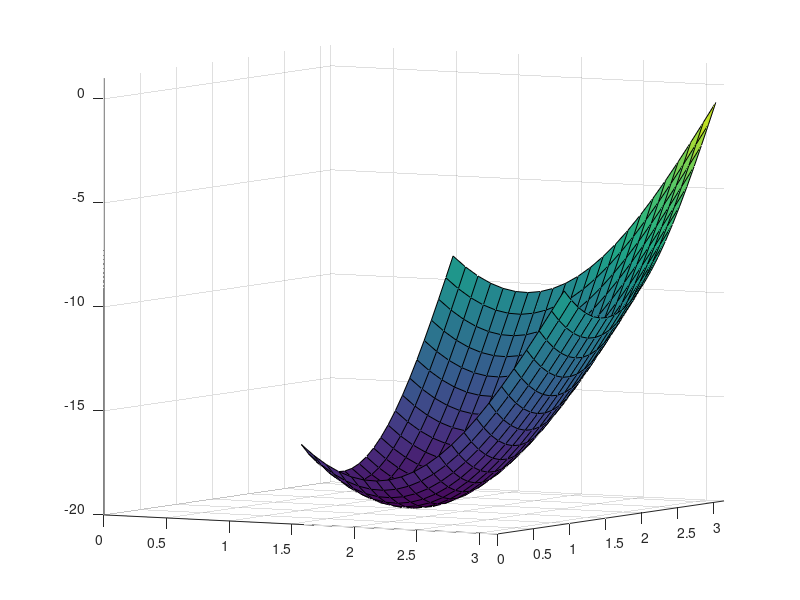

Recreate this plot in MATLAB.
function surf_anim
t = 1:0.1:pi;
[X,Y] = meshgrid(t);% create a grid from the t vector and stores x and y coordinates.
s = 0.2;
for kk =[0:-s:-10  -10+s:s:0-s  0-s:-s:-10] % the loop index kk goes from 0 to -10, back to 0 and -10 again.
    surf(X,Y,kk * (sin(X) +sin(Y)));
    axis([0,pi,0,pi,-20,1]);
    drawnow;
end
% these two for-loops change the viewpoint from which we view the picture.
for kk = -37.5:30
    view(kk,30);
    drawnow;
end
for kk = 30:-1:5
    view(30,kk);
    drawnow;
end

